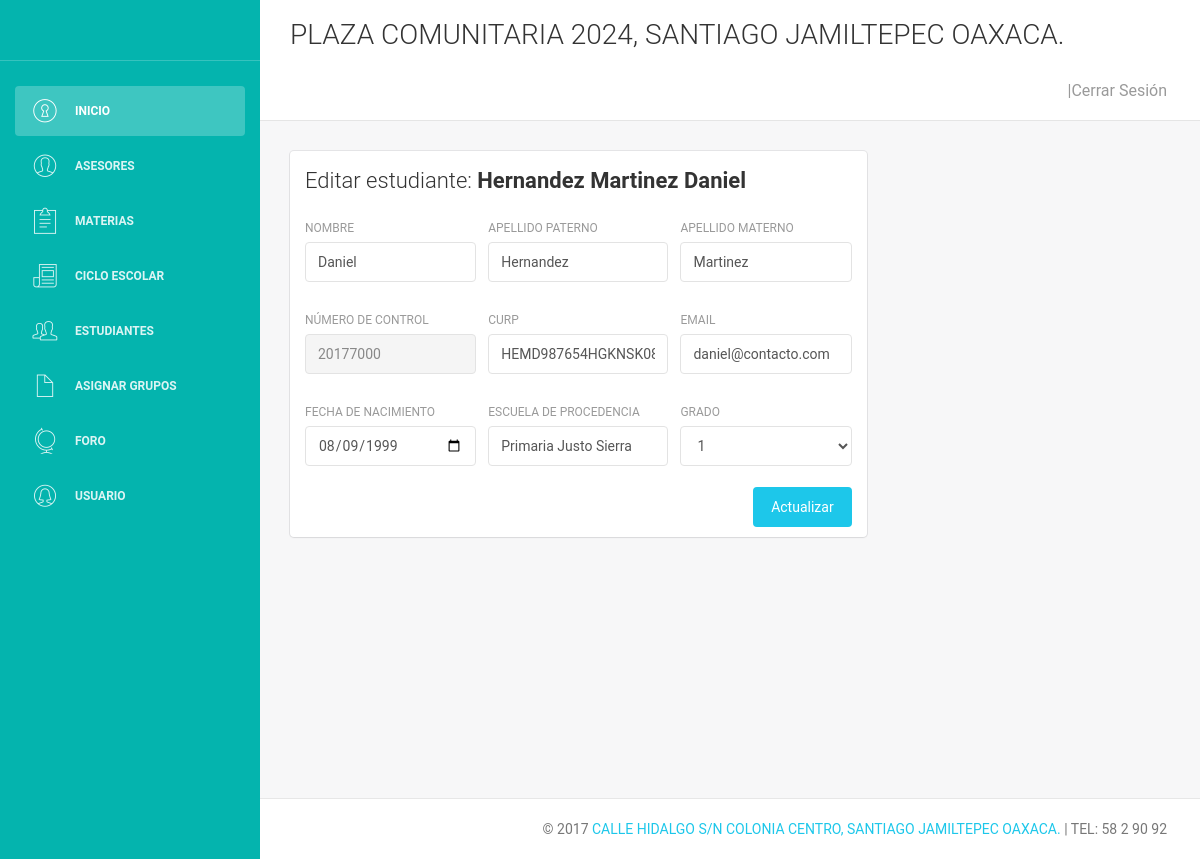
/vistas/estudiantes/editar-e.php?id=1, run on the app's committed database.
### tables this page shows
CREATE TABLE `estudiante` (
  `id` int(11) NOT NULL,
  `nombre` varchar(35) DEFAULT NULL,
  `apaterno` varchar(35) DEFAULT NULL,
  `amaterno` varchar(35) DEFAULT NULL,
  `no_control` varchar(10) DEFAULT NULL,
  `curp` varchar(18) DEFAULT NULL,
  `fecha_nac` date DEFAULT NULL,
  `email` varchar(50) DEFAULT NULL,
  `escuela_pro` varchar(35) DEFAULT NULL,
  `grado` char(1) DEFAULT NULL,
  `estado` varchar(1) DEFAULT NULL
);

### vistas/estudiantes/editar-e.php (the view, shortened to what this page needs)
<?php
require_once '../plantillas/encabezado.php';
$id = $_GET['id'];
include '../../control/conexion.php';
$traer_doc = "SELECT * FROM `estudiante` WHERE `id` ='$id' ";
$ejecutar = $conexion->query($traer_doc);
$datos = $ejecutar->fetch_assoc();
?>
<div class="content">
    <div class="container-fluid">
        <div class="row">
            <div class="col-md-8">
                <div class="card">
                    <div class="header">
                        <h4 class="title">Editar estudiante: <b><?php echo $datos['apaterno'] ." ". $datos['amaterno']." ".$datos['nombre'] ?></b></h4>
                    </div>
                    <div class="content">
                        <form method="post" action="../../control/estudianteCtrl/actualizar-e.php">
                            <div class="row">
                                <div class="col-md-4">
                                    <div class="form-group">
                                        <label>Nombre</label>
                                        <input type="text" class="form-control" name="nomTxt"  value="<?php echo $datos['nombre'] ?>">
                                    </div>
                                </div>
                                <div class="col-md-4">
                                    <div class="form-group">
                                        <label>Apellido Paterno</label>
                                        <input type="text" class="form-control" name="apaTxt" value="<?php echo $datos['apaterno'] ?>">
                                    </div>
                                </div>
                                <div class="col-md-4">
                                    <div class="form-group">
                                        <label>Apellido Materno</label>
                                        <input type="text" class="form-control" name="amaTxt" value="<?php echo $datos['amaterno'] ?>">
                                    </div>
                                </div>
                            </div>
                            <div class="row">
                                <div class="col-md-4">
                                    <div class="form-group">
                                        <label>Número de control</label>
                                        <input type="text" disabled class="form-control" name="nocTxt" value="<?php echo $datos['no_control'] ?>">
                                    </div>
                                </div>
                                <div class="col-md-4">
                                    <div class="form-group">
                                        <label>CURP</label>
                                        <input type="text" class="form-control" name="curpTxt" value="<?php echo $datos['curp'] ?>">
                                    </div>
                                </div>
                                <div class="col-md-4">
                                    <div class="form-group">
                                        <label>Email</label>
                                        <input type="email" class="form-control" name="eemail" value="<?php echo $datos['email'] ?>">
                                    </div>
                                </div>
                            </div>
                            <div class="row">
                                <div class="col-md-4">
                                    <div class="form-group">
                                        <label>Fecha de Nacimiento</label>
                                        <input type="date" class="form-control" name="fdate" value="<?php echo $datos['fecha_nac'] ?>">
                                    </div>
                                </div>
                                <div class="col-md-4">
                                    <div class="form-group">
                                        <label>Escuela de procedencia</label>
                                        <input type="text" class="form-control" name="escTxt" value="<?php echo $datos['escuela_pro'] ?>">
                                    </div>
                                </div>
                                <div class="col-md-4">
                                    <div class="form-group">
                                        <label>Grado</label>
                                        <select name="graSel" class="form-control">
                                            <?php
                                            if ($datos['grado'] == 1){
                                               echo "<option value=\"1\" selected>1</option>
                                            <option value=\"2\">2</option>
                                            <option value=\"3\">3</option>";
                                            }elseif ($datos['grado'] == 2){
                                                echo "<option value=\"1\">1</option>
                                            <option value=\"2\" selected>2</option>
                                            <option value=\"3\">3</option>";
                                            }else{
                                                echo "<option value=\"1\">1</option>
                                            <option value=\"2\">2</option>
                                            <option value=\"3\" selected>3</option>";
                                            }
                                            ?>
                                        </select>
                                    </div>
                                </div>
                            </div>
                            <button type="submit" class="btn btn-info btn-fill pull-right">Actualizar</button>
                            <div class="clearfix"></div>
                        </form>
                    </div>
                </div>
            </div>
        </div>
    </div>
</div>
<?php require_once '../plantillas/footer.php'?>

### data on the page
estudiante: apaterno "Hernandez", amaterno "Martinez", nombre "Daniel", nomTxt "Daniel", apaTxt "Hernandez", amaTxt "Martinez", nocTxt "20177000", curpTxt "HEMD987654HGKNSK08", eemail "daniel@contacto.com", fdate "08/09/1999", escTxt "Primaria Justo Sierra", graSel "1"
